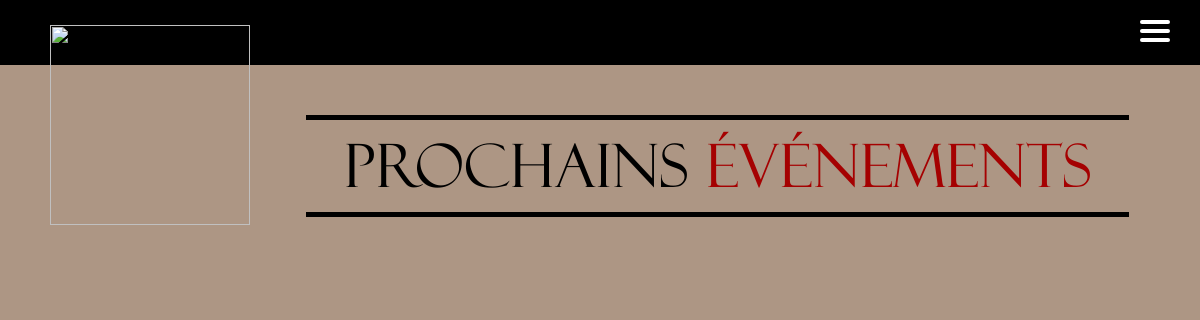
Page /event/ on the earlier database version.
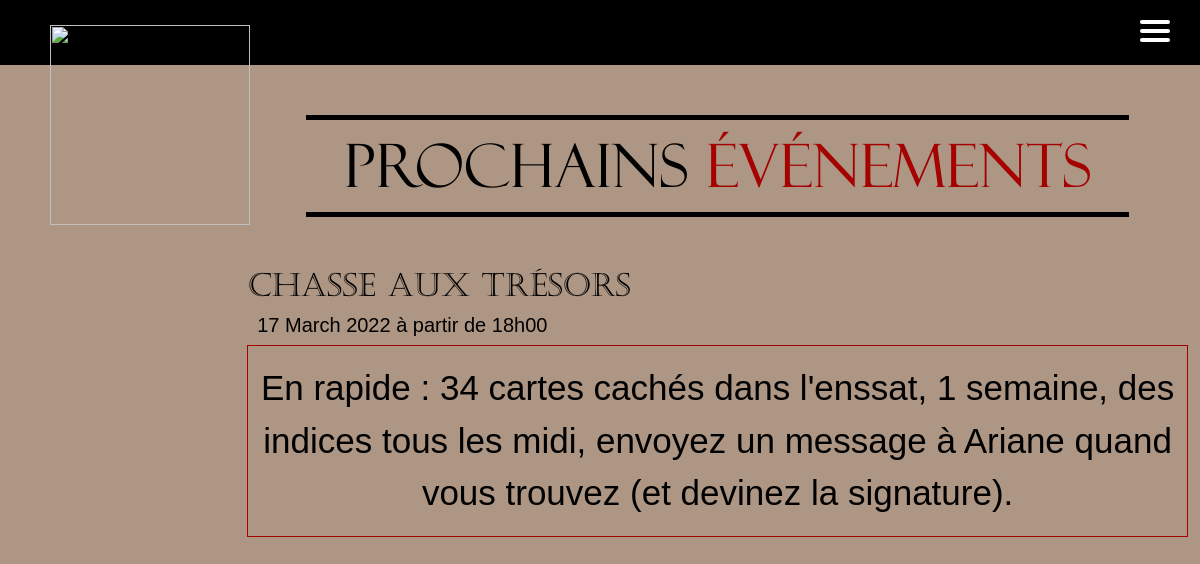
Same page on the later database version.
### main_app/models.py (models this page shows)
class Event(models.Model):
    id = models.AutoField(primary_key=True, unique=True)
    event_name = models.CharField(max_length=256, unique=True)
    event_description = models.CharField(max_length=1024)
    TYPE = (
        ('A', 'Annonce'),
        ('B', 'Prévention'),
        ('C', 'Ker\'mess'),
        ('D', 'Soirée'),
        ('E', '12 Travaux du Klax')
    )
    event_type = models.CharField(max_length=1, choices=TYPE, blank=True, help_text='Which type of event')
    event_date = models.DateTimeField(help_text='YYYY-MM-DD HH:MM:SS')
    attendees_number = models.IntegerField(default=0)
    max_attendees = models.IntegerField(null=True)
    associated_bet = models.BooleanField(default=False)
    associated_html = models.BooleanField(default=False)
    visible = models.BooleanField(default=False)
    closed_event = models.BooleanField(default=False)

### main_app/views.py (the view)
# urls.py: path("event/", views.event, name="event"),
def event(request):
    events = Event.objects.all()
    try:
        user = User.objects.get(pk=request.user.id)
    except User.DoesNotExist:
        user = None
    try:
        registered_event = EventsRegistration.objects.filter(user_id_id=request.user.id)
    except EventsRegistration.DoesNotExist:
        registered_event = None
    if registered_event is not None:
        reg_event_id = []
        for e in registered_event:
            reg_event_id.append(e.event_id.id)
        if reg_event_id:
            events = Event.objects.exclude(id__in=reg_event_id)
            registered_event = Event.objects.filter(id__in=reg_event_id)
    else:
        messages.error(request, "Erreur lors de l'envoie de la requête")
    return render(request, 'events/event.html', {'events': events, 'user': user, 'registered': registered_event})

### templates/events/event.html (shortened to what this page needs)
{% extends 'main.html' %}
{% block content %}
{% load static %}
{% include 'nav.html' %}
<div class="container-fluid" id="event_page_id">
    <img class="logo_loco" width="350px" height="350px" src="{% static 'img/logodeloco.png' %}">
    {% if not registered %}
        <div id="next-event">
            <h1>Prochains <span>événements</span></h1>
        </div>
    {% endif %}
    {% for event in events %}
        {% if event.visible %}
            <div id="next-event-object">
                <div class="row">
                    <div class="col">
                        <div class="name_date">
                            <h2 id="name">{{event.event_name}}</h2>
                            <h3 id="date">{{event.event_date | date:"d"}} {{event.event_date | date:"F"}} {{event.event_date | date:"o"}} à partir de {{event.event_date | date:"H"}}h{{event.event_date | date:"i"}}</h3>
                        </div>
                    </div>
                    <div class="col button_event">
                    </div>
                </div>
                <div id="description_event">
                    <p>{{event.event_description}}</p>
                </div>
            </div>
        {% endif %}
    {% endfor %}
</div>
{% endblock %}

Differences in the rows shown:
added Event: event_name "Chasse aux trésors", event_date "17", event_date "March", event_date "2022", event_date "18", event_date "00", event_description "En rapide : 34 cartes cachés dans l'enssat, 1 semaine, des indices tous les midi, envoyez un message à Ariane quand vous trouvez (et devinez la signature)."
